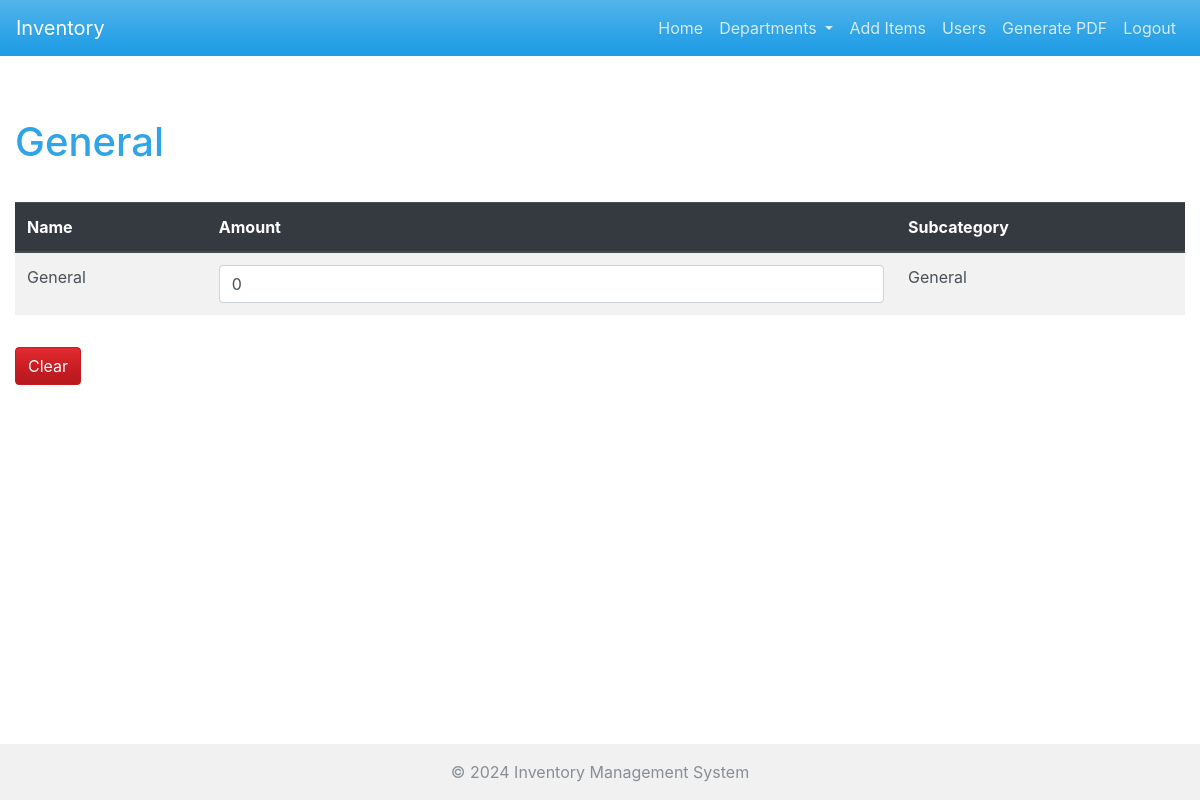
The app's page /department/1 (signed in) with its own data.
### tables this page shows
CREATE TABLE "CATEGORY" (
	"AUTOID" INTEGER PRIMARY KEY AUTOINCREMENT,
	"CATNAME" TEXT
);

CREATE TABLE "INVENTORY" (
	"ID" INTEGER PRIMARY KEY AUTOINCREMENT,
	"NAME" TEXT NOT NULL,
	"AMOUNT" INTEGER NOT NULL,
	"CATEGORY" INTEGER NOT NULL DEFAULT 1,
	"SUBCATEGORY" INTEGER NOT NULL DEFAULT 1,
	FOREIGN KEY("CATEGORY") REFERENCES "CATEGORY"("AUTOID"),
	FOREIGN KEY("SUBCATEGORY") REFERENCES "SUBCATEGORY"("AUTOID")
);

CREATE TABLE "SUBCATEGORY" (
	"AUTOID" INTEGER PRIMARY KEY AUTOINCREMENT,
	"SUBCATNAME" TEXT NOT NULL,
	"CATEGORYID" INTEGER NOT NULL,
	FOREIGN KEY("CATEGORYID") REFERENCES "CATEGORY"("AUTOID")
);

### blueprints/department.py (the view)
@department_bp.route('/department/<int:category_id>')
def department_id(category_id):
    db = get_db()
    cursor = db.cursor()
    try:
        cursor.execute('SELECT CATNAME FROM CATEGORY WHERE AUTOID = ?', (category_id,))
        category_name = cursor.fetchone()[0]
        cursor.execute('''
        SELECT INVENTORY.NAME, INVENTORY.AMOUNT, SUBCATEGORY.SUBCATNAME, INVENTORY.ID
        FROM INVENTORY
        JOIN SUBCATEGORY ON INVENTORY.SUBCATEGORY = SUBCATEGORY.AUTOID
        WHERE SUBCATEGORY.CATEGORYID = ?
        ORDER BY SUBCATEGORY.SUBCATNAME, INVENTORY.NAME
        ''', (category_id,))
        items = cursor.fetchall()
    except sqlite3.Error as e:
        print(f"Database query failed: {e}")
        return "An error occurred", 500
    return render_template('department.html', category_name=category_name, items=items)

### app.py (called while the page is built)
def get_db():
    if 'db' not in g:
        g.db = sqlite3.connect(app.config['DATABASE'])
    return g.db

def get_navbar_categories():
    db = get_db()
    cursor = db.cursor()
    cursor.execute('SELECT AUTOID, CATNAME FROM CATEGORY WHERE CATNAME != "General"')
    return cursor.fetchall()

def require_login():
    if 'user_id' not in session and request.endpoint not in ['login', 'static', 'logout']:
        return redirect(url_for('login.login'))
    if 'user_id' in session:
        session.permanent = True
        session.modified = True

### blueprints/department.py (called while the page is built)
def get_db():
    if 'db' not in g:
        g.db = sqlite3.connect(current_app.config['DATABASE'])
    return g.db

### templates/department.html
{% extends "base.html" %}
{% block content %}
<h1 class="mt-4">{{ category_name }}</h1>
<div class="table-responsive">
    <table class="table table-striped table-hover mt-3">
        <thead class="thead-dark">
            <tr>
                <th>Name</th>
                <th>Amount</th>
                <th>Subcategory</th>
            </tr>
        </thead>
        <tbody>
            {% for item in items %}
            <tr>
                <td>{{ item[0] }}</td>
                <td>
                    <input type="text" name="amount" value="{{ item[1] }}" required data-item-id="{{ item[3] }}" class="amount-input form-control">
                </td>
                <td>{{ item[2] }}</td>
            </tr>
            {% endfor %}
        </tbody>
    </table>
</div>
<button id="clear-button" class="btn btn-danger mt-3">Clear</button>
{% endblock %}

### static/css/styles.css (style rules this page uses)
body { display: flex; flex-direction: column; min-height: 100vh; padding-top: 70px; }
h1, h3 { margin-bottom: 20px; }
.table { margin-top: 20px; }
.form-control { width: 100%; max-width: 100%; }

### records on screen
CATEGORY: CATNAME "General"
INVENTORY: NAME "General", amount "0", SUBCATNAME "General"
